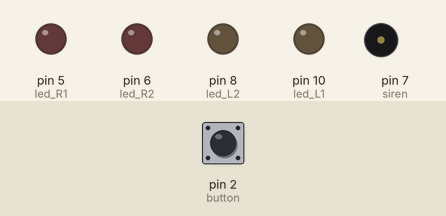
Bench run of a sketch on a simulated Arduino Uno, built with avr-gcc and run on an emulated ATmega328P. Parts: output pins drawn as LEDs (lit = HIGH), buzzer (waves = sounding). Dashed ring = blinking. The test bench sets the inputs (shaded band); at power-on: pin 2 (button) LOW.

Above: at 1.2 s.
1.3 s: pin 2 (button) pulled HIGH for 0.15 s
At 1.96 s:
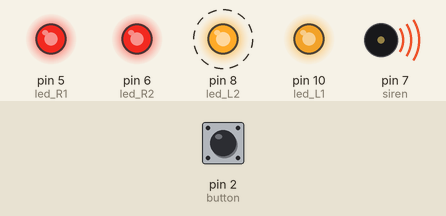
4.3 s: pin 2 (button) pulled HIGH for 1 s
At 4.81 s:
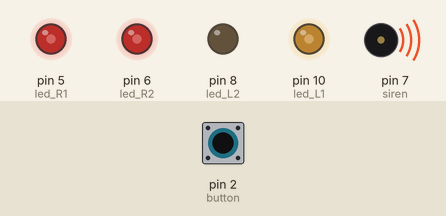
7.3 s: pin 2 (button) pulled HIGH for 0.15 s
At 8.25 s:
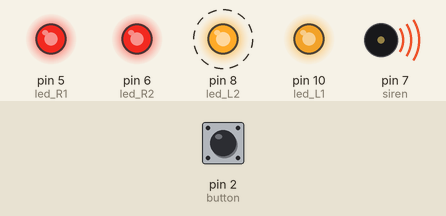
Timing chart, 0 to 16.3 s (numbered marks = the images above; inputs shaded):
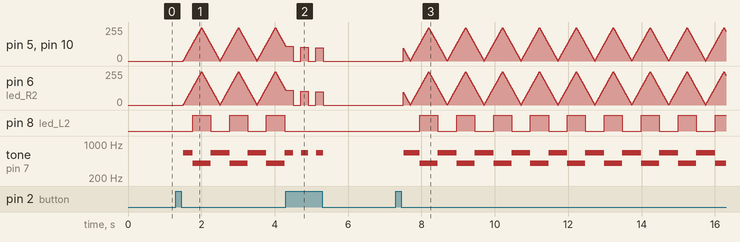

The sketch:

sketch_jul23a_Projekt5_Siren-Button.ino
```cpp
//Pressing the button on the breadboard activates a siren sound.

int led_L1 = 10; //left outside
int led_L2 = 8; //left inside
int led_R1 = 5; //right outside
int led_R2 = 6; //right inside
int siren = 7;
int button = 2;
bool turnOn = false;
int pitch = 0; //sound stage
int stepsPitch = 5; //sound increase


void setup() {
  pinMode(siren, OUTPUT);
  pinMode(button, INPUT);
}

void loop() {

  if (digitalRead(button) == HIGH){
    turnOn = !turnOn;
    delay(200); // debouncing button
  }

  if (turnOn){
    analogWrite(led_L1, pitch); //no output setup necessary due to analogWrite
    analogWrite(led_L2, pitch);
    analogWrite(led_R1, pitch);
    analogWrite(led_R2, pitch);

    delay (10);

    pitch = pitch + stepsPitch;
    stepsPitch = (pitch == 0 || pitch == 250)? -stepsPitch : stepsPitch; //switch: if reached end of sound spectrum
    (pitch <= 125)? tone(siren, 655) : tone(siren, 400);

  } else {
      analogWrite(led_L1, 0);
      analogWrite(led_L2, 0);
      analogWrite(led_R1, 0);
      analogWrite(led_R2, 0);
      tone(siren, 0);
  }

}
```

Measured:
- after the input at 4.3 s, pin 8 (led_L2): stops changing and stays LOW; tone on pin 7 (siren): alternates 655 Hz for 0.20 s and silent for 0.21 s, 5 changes in all, then stays silent, starting after 0.21 s
